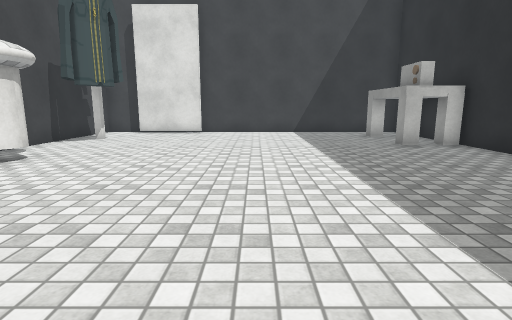
view 1 (above)

14 first-person views from a walk through a scene from a Unity 3-D project. The camera is 1.2 m above the floor, tilts 10° down and sees 80° across. The floor is counted in squares, 1 m on a side. Each view is taken from the middle of a square. On the plan, view 1 faces up. The plan holds only what a view shows up to about 13 squares ahead; the rest is blank. Some animated figures are not drawn. Some surface patterns are stand-ins.

view 2
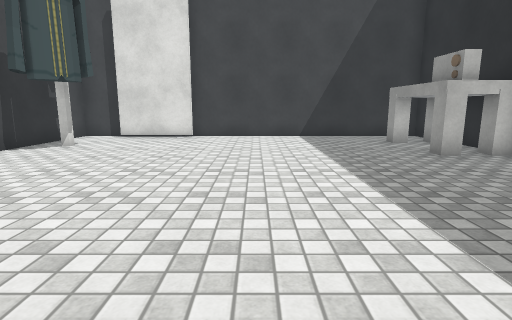

view 3
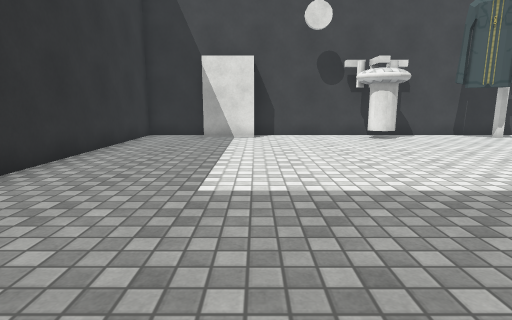

view 4
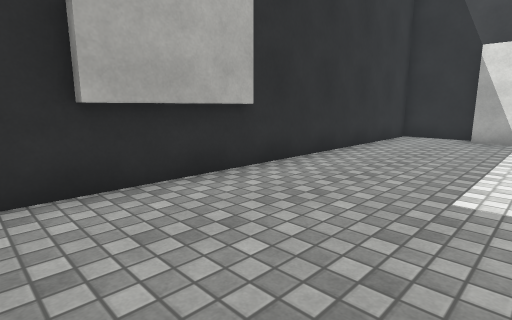

view 5
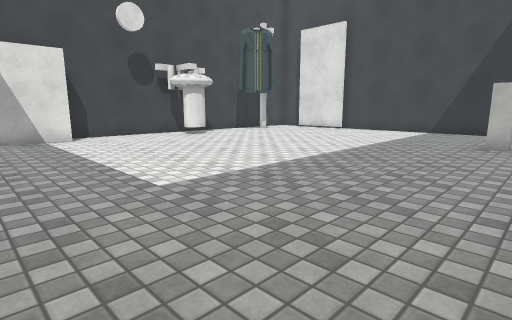

view 6
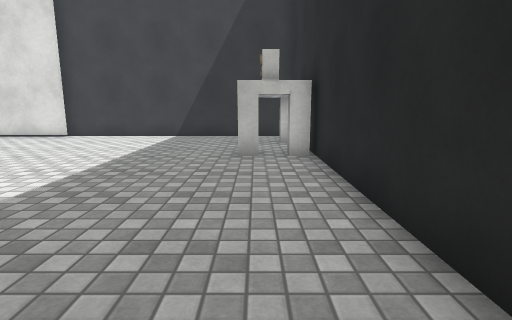

view 7
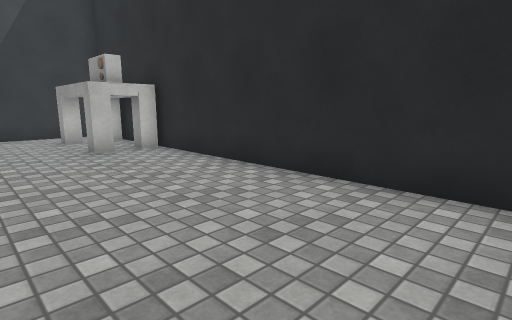

view 8
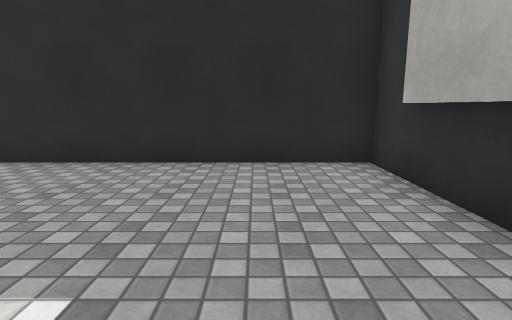

view 9
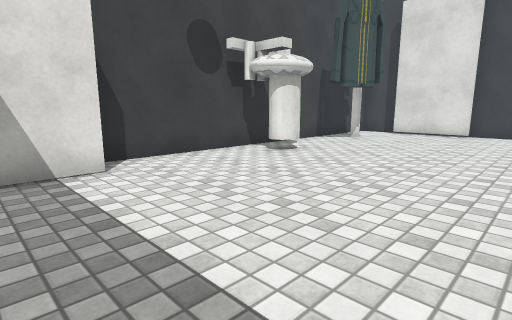

view 10
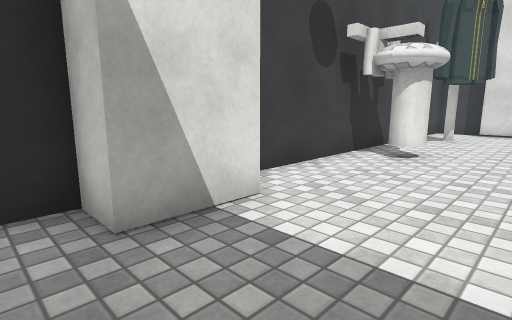

view 11
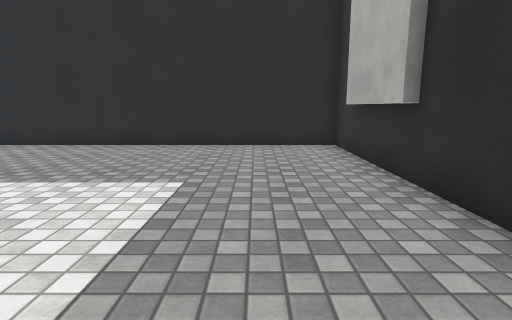

view 12
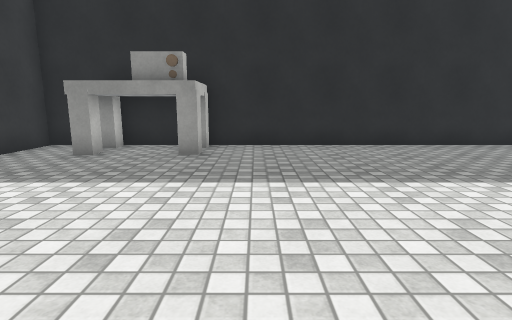

view 13
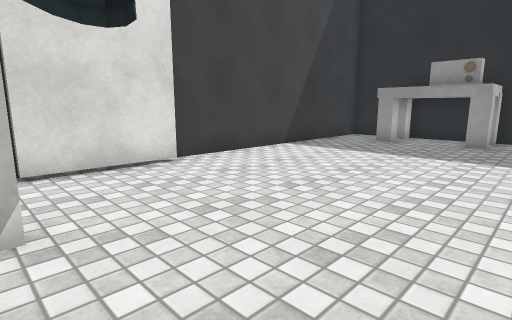

view 14
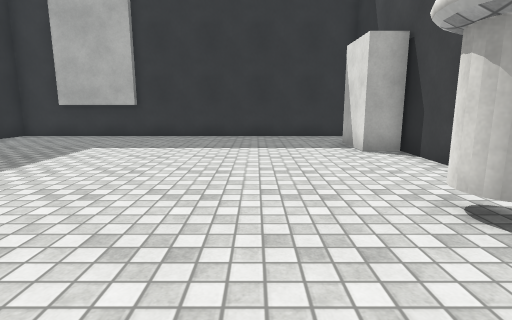

### Floor plan
Points are (right, up) in squares from view 1. A wall is a line through its corners. A room is listed if a view was taken in it or the views show most of it. See-through windows are left out.
Room 1 (views 1, 2, 3, 4, 5, 6, 7, 8, 9, 10, 11, 12, 13, 14)
walls: (4.6, 10.4) (4.6, 12.8); (6.4, 9.5) (5.4, 9.5); (-2.4, 14) (-5.4, 14); (1.8, -2.3) (4.9, -2.3); (-6.9, 0) (-6.9, -2.5) (6.5, -2.5) (6.5, 12.5); (6.5, 13.4) (6.5, 14.4) (-2.8, 14.4); (-5.2, 14.4) (-6.9, 14.4) (-6.9, 1.6)
objects: other object (-6, 0) to (-6, 2); other object (-6, 7); other object (4, 10); other object (5, 10); other object (5, 12); other object (6, 9)

Positions as (right, up) in squares from view 1, and headings:
1: (0, 0), facing up
2: (0, 2), facing up
3: (6, 2), facing left
4: (6, 2), facing down-left
5: (6, -1), facing up-left
6: (5, 2), facing up
7: (2, 1), facing up-right
8: (0, 0), facing right
9: (0, 0), facing up-left
10: (-3, -1), facing up-left
11: (-3, 0), facing right
12: (-3, 8), facing right
13: (-6, 8), facing up-right
14: (-3, 10), facing down
